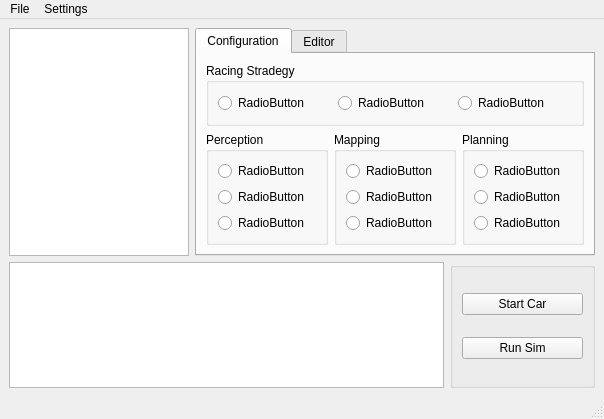
<?xml version="1.0" encoding="UTF-8"?>
<ui version="4.0">
 <class>MainWindow</class>
 <widget class="QMainWindow" name="MainWindow">
  <property name="geometry">
   <rect>
    <x>0</x>
    <y>0</y>
    <width>604</width>
    <height>419</height>
   </rect>
  </property>
  <property name="windowTitle">
   <string>RosLauncher</string>
  </property>
  <widget class="QWidget" name="centralwidget">
   <layout class="QGridLayout" name="gridLayout" rowstretch="2,0,0,0,0">
    <property name="verticalSpacing">
     <number>6</number>
    </property>
    <item row="0" column="0">
     <widget class="QTreeView" name="treeView">
      <property name="minimumSize">
       <size>
        <width>120</width>
        <height>0</height>
       </size>
      </property>
      <property name="maximumSize">
       <size>
        <width>180</width>
        <height>16777215</height>
       </size>
      </property>
     </widget>
    </item>
    <item row="0" column="1">
     <widget class="QTabWidget" name="tabWidget">
      <property name="currentIndex">
       <number>0</number>
      </property>
      <widget class="QWidget" name="ConfigTab">
       <attribute name="title">
        <string>Configuration</string>
       </attribute>
       <layout class="QGridLayout" name="gridLayout_3" rowstretch="0,0" columnstretch="0,0,0">
        <item row="1" column="0">
         <widget class="QGroupBox" name="perceptionBox">
          <property name="title">
           <string>Perception</string>
          </property>
          <layout class="QFormLayout" name="formLayout_2">
           <item row="0" column="0">
            <widget class="QRadioButton" name="radioButton">
             <property name="text">
              <string>RadioButton</string>
             </property>
            </widget>
           </item>
           <item row="1" column="0">
            <widget class="QRadioButton" name="radioButton_7">
             <property name="text">
              <string>RadioButton</string>
             </property>
            </widget>
           </item>
           <item row="2" column="0">
            <widget class="QRadioButton" name="radioButton_8">
             <property name="text">
              <string>RadioButton</string>
             </property>
            </widget>
           </item>
          </layout>
         </widget>
        </item>
        <item row="1" column="1">
         <widget class="QGroupBox" name="mappingBox">
          <property name="title">
           <string>Mapping</string>
          </property>
          <layout class="QFormLayout" name="formLayout_5">
           <item row="0" column="0">
            <widget class="QRadioButton" name="radioButton_3">
             <property name="text">
              <string>RadioButton</string>
             </property>
            </widget>
           </item>
           <item row="1" column="0">
            <widget class="QRadioButton" name="radioButton_25">
             <property name="text">
              <string>RadioButton</string>
             </property>
            </widget>
           </item>
           <item row="2" column="0">
            <widget class="QRadioButton" name="radioButton_26">
             <property name="text">
              <string>RadioButton</string>
             </property>
            </widget>
           </item>
          </layout>
         </widget>
        </item>
        <item row="1" column="2">
         <widget class="QGroupBox" name="planningBox">
          <property name="title">
           <string>Planning</string>
          </property>
          <layout class="QFormLayout" name="formLayout">
           <item row="0" column="0">
            <widget class="QRadioButton" name="radioButton_4">
             <property name="text">
              <string>RadioButton</string>
             </property>
            </widget>
           </item>
           <item row="1" column="0">
            <widget class="QRadioButton" name="radioButton_27">
             <property name="text">
              <string>RadioButton</string>
             </property>
            </widget>
           </item>
           <item row="2" column="0">
            <widget class="QRadioButton" name="radioButton_28">
             <property name="text">
              <string>RadioButton</string>
             </property>
            </widget>
           </item>
          </layout>
         </widget>
        </item>
        <item row="0" column="0" colspan="3">
         <widget class="QGroupBox" name="racingStratBox">
          <property name="title">
           <string>Racing Stradegy</string>
          </property>
          <layout class="QGridLayout" name="gridLayout_2">
           <item row="0" column="1">
            <widget class="QRadioButton" name="radioButton_5">
             <property name="text">
              <string>RadioButton</string>
             </property>
            </widget>
           </item>
           <item row="0" column="0">
            <widget class="QRadioButton" name="radioButton_2">
             <property name="text">
              <string>RadioButton</string>
             </property>
            </widget>
           </item>
           <item row="0" column="2">
            <widget class="QRadioButton" name="radioButton_6">
             <property name="text">
              <string>RadioButton</string>
             </property>
            </widget>
           </item>
          </layout>
         </widget>
        </item>
       </layout>
      </widget>
      <widget class="QWidget" name="EditorTab">
       <attribute name="title">
        <string>Editor</string>
       </attribute>
       <layout class="QGridLayout" name="gridLayout_4">
        <item row="0" column="0">
         <widget class="QTextBrowser" name="textBrowser"/>
        </item>
       </layout>
      </widget>
     </widget>
    </item>
    <item row="3" column="0" rowspan="2" colspan="2">
     <layout class="QGridLayout" name="centralGrid2" rowstretch="0,0" columnstretch="3,1">
      <item row="1" column="0">
       <widget class="QTextBrowser" name="Console">
        <property name="sizePolicy">
         <sizepolicy hsizetype="Preferred" vsizetype="Preferred">
          <horstretch>0</horstretch>
          <verstretch>0</verstretch>
         </sizepolicy>
        </property>
       </widget>
      </item>
      <item row="1" column="1">
       <widget class="QGroupBox" name="groupBox">
        <property name="sizePolicy">
         <sizepolicy hsizetype="Expanding" vsizetype="Expanding">
          <horstretch>0</horstretch>
          <verstretch>0</verstretch>
         </sizepolicy>
        </property>
        <property name="flat">
         <bool>false</bool>
        </property>
        <layout class="QVBoxLayout" name="verticalLayout">
         <item>
          <widget class="QPushButton" name="StartCarBttn">
           <property name="sizePolicy">
            <sizepolicy hsizetype="Minimum" vsizetype="Fixed">
             <horstretch>1</horstretch>
             <verstretch>1</verstretch>
            </sizepolicy>
           </property>
           <property name="text">
            <string>Start Car</string>
           </property>
          </widget>
         </item>
         <item>
          <widget class="QPushButton" name="runSimBttn">
           <property name="text">
            <string>Run Sim</string>
           </property>
          </widget>
         </item>
        </layout>
       </widget>
      </item>
     </layout>
    </item>
   </layout>
  </widget>
  <widget class="QMenuBar" name="menubar">
   <property name="geometry">
    <rect>
     <x>0</x>
     <y>0</y>
     <width>604</width>
     <height>22</height>
    </rect>
   </property>
   <widget class="QMenu" name="menuFile">
    <property name="title">
     <string>File</string>
    </property>
    <addaction name="actionSelect_Profile"/>
   </widget>
   <widget class="QMenu" name="menuSettings">
    <property name="title">
     <string>Settings</string>
    </property>
   </widget>
   <addaction name="menuFile"/>
   <addaction name="menuSettings"/>
  </widget>
  <widget class="QStatusBar" name="statusbar"/>
  <action name="actionSelect_Profile">
   <property name="text">
    <string>Select Profile</string>
   </property>
  </action>
 </widget>
 <resources/>
 <connections/>
</ui>
